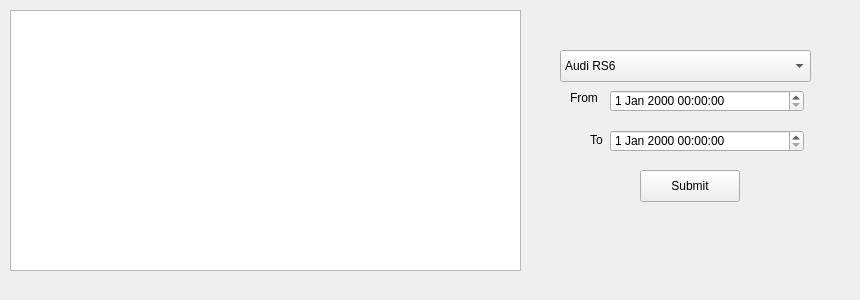
<?xml version="1.0" encoding="UTF-8"?>
<ui version="4.0">
 <class>Form</class>
 <widget class="QWidget" name="Form">
  <property name="geometry">
   <rect>
    <x>0</x>
    <y>0</y>
    <width>860</width>
    <height>300</height>
   </rect>
  </property>
  <property name="windowTitle">
   <string>Form</string>
  </property>
  <widget class="QDateTimeEdit" name="dateTimeEdit">
   <property name="geometry">
    <rect>
     <x>610</x>
     <y>90</y>
     <width>194</width>
     <height>22</height>
    </rect>
   </property>
  </widget>
  <widget class="QDateTimeEdit" name="dateTimeEdit_2">
   <property name="geometry">
    <rect>
     <x>610</x>
     <y>130</y>
     <width>194</width>
     <height>22</height>
    </rect>
   </property>
  </widget>
  <widget class="QPushButton" name="pushButton">
   <property name="geometry">
    <rect>
     <x>640</x>
     <y>170</y>
     <width>100</width>
     <height>32</height>
    </rect>
   </property>
   <property name="text">
    <string>Submit</string>
   </property>
  </widget>
  <widget class="QLabel" name="label">
   <property name="geometry">
    <rect>
     <x>570</x>
     <y>90</y>
     <width>31</width>
     <height>16</height>
    </rect>
   </property>
   <property name="text">
    <string>From</string>
   </property>
  </widget>
  <widget class="QLabel" name="label_2">
   <property name="geometry">
    <rect>
     <x>590</x>
     <y>130</y>
     <width>16</width>
     <height>20</height>
    </rect>
   </property>
   <property name="text">
    <string>To</string>
   </property>
  </widget>
  <widget class="QComboBox" name="comboBox">
   <property name="geometry">
    <rect>
     <x>560</x>
     <y>50</y>
     <width>251</width>
     <height>32</height>
    </rect>
   </property>
   <item>
    <property name="text">
     <string>Audi RS6</string>
    </property>
   </item>
   <item>
    <property name="text">
     <string>BMW M5</string>
    </property>
   </item>
   <item>
    <property name="text">
     <string>Mercedes AMG-GT 63s 4-door coupe 4matic</string>
    </property>
   </item>
  </widget>
  <widget class="QGraphicsView" name="graphicsView">
   <property name="geometry">
    <rect>
     <x>10</x>
     <y>10</y>
     <width>511</width>
     <height>261</height>
    </rect>
   </property>
  </widget>
 </widget>
 <resources/>
 <connections/>
</ui>
